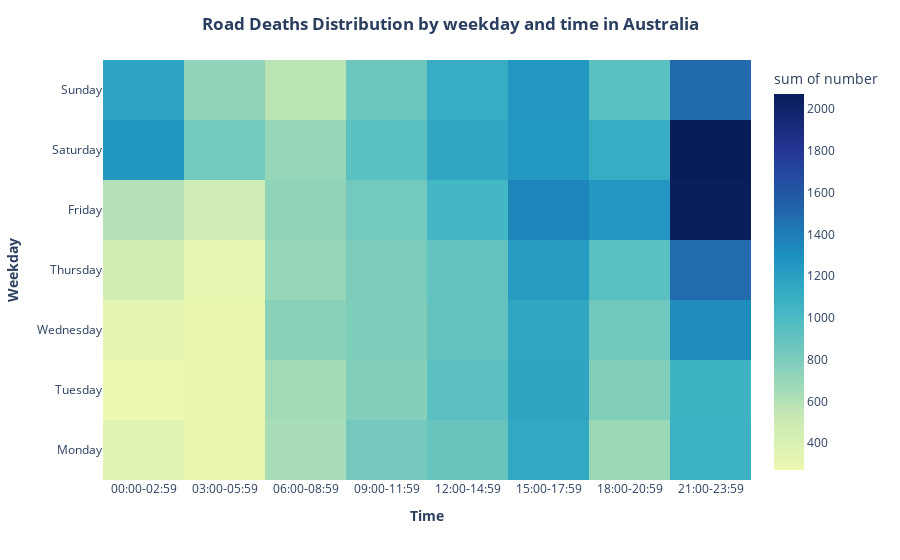

Source (notebook cell):
### Code cell
fig_weekday_time = px.density_heatmap(weekday_time_total_data, 
                         x="time", 
                         y="weekday", 
                         z='number',
                         color_continuous_scale=['#edf8b1','#c7e9b4','#7fcdbb','#41b6c4','#1d91c0','#225ea8','#253494','#081d58'])

fig_weekday_time.update_layout(
    title_text="<b>Road Deaths Distribution by weekday and time in Australia<b>", 
    plot_bgcolor='white', 
    xaxis_title_text="<b>Time<b>",
    yaxis_title_text="<b>Weekday<b>",
    legend_title_text="",
    title_x=0.5
)

fig_weekday_time.show()

### Figure 1 — Plotly figure (JSON) as saved in the notebook; plotly's stock layout.template omitted (floating-point values rounded to 4 significant figures)
{"data": [{"coloraxis": "coloraxis", "histfunc": "sum", "hovertemplate": "time=%{x}<br>weekday=%{y}<br>sum of number=%{z}<extra></extra>", "name": "", "type": "histogram2d", "x": ["00:00-02:59", "03:00-05:59", "06:00-08:59", "09:00-11:59", "12:00-14:59", "15:00-17:59", "18:00-20:59", "21:00-23:59", "00:00-02:59", "03:00-05:59", "06:00-08:59", "09:00-11:59", "12:00-14:59", "15:00-17:59", "18:00-20:59", "21:00-23:59", "00:00-02:59", "03:00-05:59", "06:00-08:59", "09:00-11:59", "12:00-14:59", "15:00-17:59", "18:00-20:59", "21:00-23:59", "00:00-02:59", "03:00-05:59", "06:00-08:59", "09:00-11:59", "12:00-14:59", "15:00-17:59", "18:00-20:59", "21:00-23:59", "00:00-02:59", "03:00-05:59", "06:00-08:59", "09:00-11:59", "12:00-14:59", "15:00-17:59", "18:00-20:59", "21:00-23:59", "00:00-02:59", "03:00-05:59", "06:00-08:59", "09:00-11:59", "12:00-14:59", "15:00-17:59", "18:00-20:59", "21:00-23:59", "00:00-02:59", "03:00-05:59", "06:00-08:59", "09:00-11:59", "12:00-14:59", "15:00-17:59", "18:00-20:59", "21:00-23:59"], "xaxis": "x", "xbingroup": "x", "y": ["Monday", "Monday", "Monday", "Monday", "Monday", "Monday", "Monday", "Monday", "Tuesday", "Tuesday", "Tuesday", "Tuesday", "Tuesday", "Tuesday", "Tuesday", "Tuesday", "Wednesday", "Wednesday", "Wednesday", "Wednesday", "Wednesday", "Wednesday", "Wednesday", "Wednesday", "Thursday", "Thursday", "Thursday", "Thursday", "Thursday", "Thursday", "Thursday", "Thursday", "Friday", "Friday", "Friday", "Friday", "Friday", "Friday", "Friday", "Friday", "Saturday", "Saturday", "Saturday", "Saturday", "Saturday", "Saturday", "Saturday", "Saturday", "Sunday", "Sunday", "Sunday", "Sunday", "Sunday", "Sunday", "Sunday", "Sunday"], "yaxis": "y", "ybingroup": "y", "z": [349, 286, 638, 829, 881, 1142, 688, 1073, 272, 286, 655, 769, 927, 1163, 779, 1066, 316, 295, 746, 789, 899, 1156, 855, 1328, 457, 310, 706, 801, 900, 1233, 941, 1491, 597, 481, 731, 835, 1034, 1364, 1257, 2065, 1269, 831, 706, 936, 1159, 1255, 1113, 2073, 1171, 727, 571, 867, 1111, 1260, 936, 1500]}], "layout": {"coloraxis": {"colorbar": {"title": {"text": "sum of number"}}, "colorscale": [[0, "#edf8b1"], [0.1429, "#c7e9b4"], [0.2857, "#7fcdbb"], [0.4286, "#41b6c4"], [0.5714, "#1d91c0"], [0.7143, "#225ea8"], [0.8571, "#253494"], [1, "#081d58"]]}, "legend": {"title": {"text": ""}, "tracegroupgap": 0}, "margin": {"t": 60}, "plot_bgcolor": "white", "title": {"text": "<b>Road Deaths Distribution by weekday and time in Australia<b>", "x": 0.5}, "xaxis": {"anchor": "y", "domain": [0, 1], "title": {"text": "<b>Time<b>"}}, "yaxis": {"anchor": "x", "domain": [0, 1], "title": {"text": "<b>Weekday<b>"}}}}
